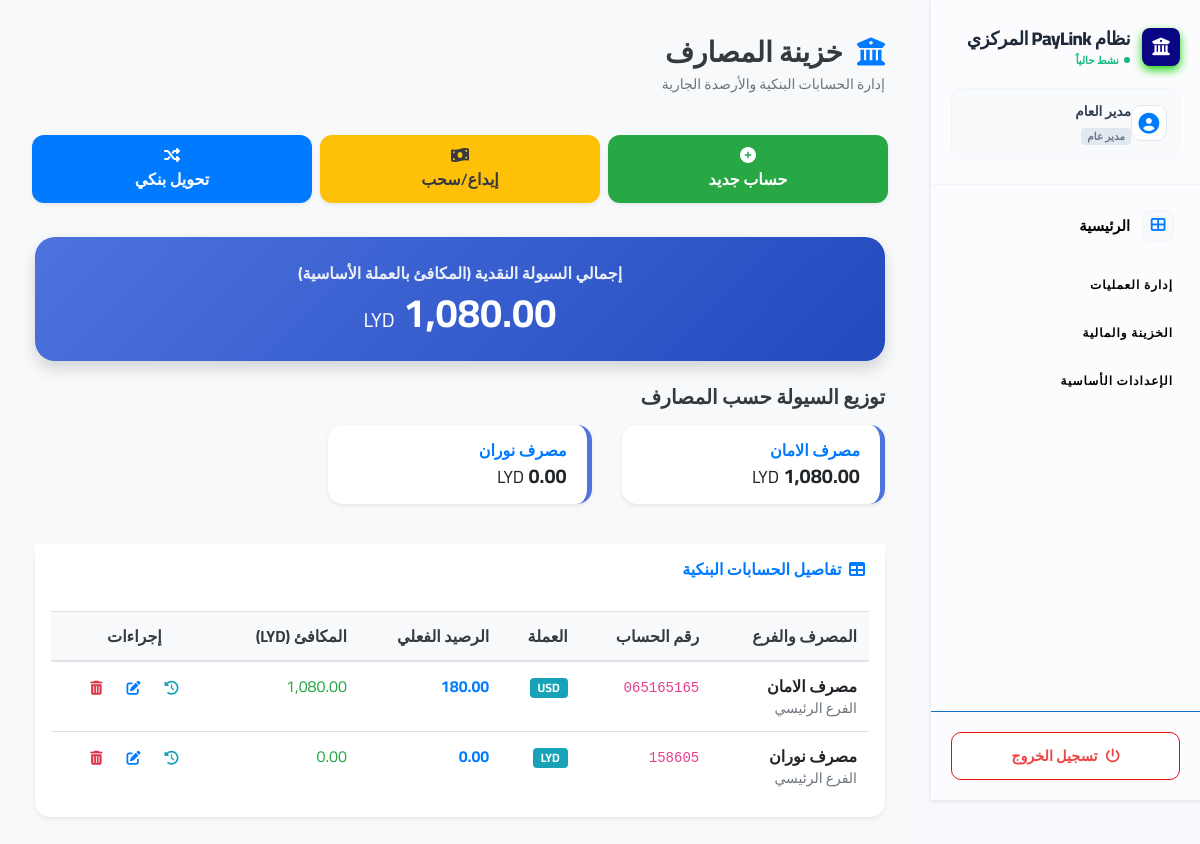
/company_treasury.php (signed in), run on the app's committed database.
### tables this page shows
CREATE TABLE `currencies` (
  `id` int(11) NOT NULL,
  `currency_code` varchar(10) NOT NULL,
  `currency_name` varchar(100) NOT NULL,
  `currency_name_ar` varchar(100) NOT NULL,
  `symbol` varchar(10) DEFAULT NULL,
  `is_base_currency` tinyint(1) DEFAULT 0,
  `is_active` tinyint(1) DEFAULT 1,
  `created_at` timestamp NOT NULL DEFAULT current_timestamp(),
  `is_base` tinyint(1) NOT NULL DEFAULT 0
);

CREATE TABLE `company_bank_accounts` (
  `id` int(11) NOT NULL,
  `bank_name` varchar(100) NOT NULL COMMENT 'اسم المصرف',
  `account_number` varchar(50) NOT NULL COMMENT 'رقم الحساب البنكي للشركة',
  `currency_id` int(11) NOT NULL COMMENT 'ربط بجدول currencies لتحديد العملة',
  `branch_id` int(11) DEFAULT 0 COMMENT 'الفرع المسؤول عن هذا الحساب (0 للفرع الرئيسي/الادارة)',
  `current_balance` decimal(15,4) DEFAULT 0.0000 COMMENT 'الرصيد الحالي في هذا الحساب',
  `is_active` tinyint(1) NOT NULL DEFAULT 1,
  `last_updated` timestamp NOT NULL DEFAULT current_timestamp() ON UPDATE current_timestamp()
);

### company_treasury.php (the view, shortened to what this page needs)
<?php
require_once 'db_connect.php';
$base_currency = null;
$stmt_base = $conn->prepare("SELECT id, currency_code FROM currencies WHERE is_base = 1 LIMIT 1");
$stmt_base->execute();
$base_currency_query = $stmt_base->get_result();
if ($base_currency_query && $base_currency_query->num_rows > 0) {
    $base_currency = $base_currency_query->fetch_assoc();
} else {
    $error = "تنبيه: لم يتم تحديد عملة أساسية في النظام بعد.";
}
$accounts = [];
$accounts_sql = "
    SELECT cba.*, cy.currency_code, b.name AS branch_name
    FROM company_bank_accounts cba
    JOIN currencies cy ON cba.currency_id = cy.id
    LEFT JOIN branches b ON cba.branch_id = b.id
    WHERE cba.is_active = 1
    ORDER BY cba.bank_name, cy.currency_code";
$stmt_acc = $conn->prepare($accounts_sql);
$stmt_acc->execute();
$accounts_result = $stmt_acc->get_result();
while($row = $accounts_result->fetch_assoc()) { $accounts[] = $row; }
$rates = [];
if ($base_currency) {
    $stmt_rates = $conn->prepare("SELECT currency_code, buy_rate FROM exchange_rates");
    $stmt_rates->execute();
    $rates_query = $stmt_rates->get_result();
    while ($row = $rates_query->fetch_assoc()) { $rates[$row['currency_code']] = (float)$row['buy_rate']; }
}
$summary_by_bank = [];
$total_base_balance = 0;
$base_currency_code = $base_currency['currency_code'] ?? '';
foreach ($accounts as &$account) {
    $bank_name = $account['bank_name'];
    $current_balance = (float)$account['current_balance'];
    $currency_code = $account['currency_code'];
    $rate = ($currency_code === $base_currency_code) ? 1 : ($rates[$currency_code] ?? 0);
    $base_equivalent = $rate * $current_balance;
    $total_base_balance += $base_equivalent;
    if (!isset($summary_by_bank[$bank_name])) {
        $summary_by_bank[$bank_name] = ['total_accounts' => 0, 'total_base_balance' => 0];
    }
    $summary_by_bank[$bank_name]['total_accounts']++;
    $summary_by_bank[$bank_name]['total_base_balance'] += $base_equivalent;
}
include 'header.php';
?>
<div class="container-fluid py-3" dir="rtl text-right">
    <div class="row mb-4">
        <div class="col-12">
            <h1 class="h3 font-weight-bold text-dark mb-1"><i class="fas fa-university text-primary ml-2"></i> خزينة المصارف</h1>
            <p class="text-muted small">إدارة الحسابات البنكية والأرصدة الجارية</p>
        </div>
    </div>
    <div class="row mb-4 px-2 justify-content-center">
        <div class="col-6 col-md-4 px-1"><a href="add_company_account.php" class="btn btn-success btn-block btn-action-custom shadow-sm"><i class="fas fa-plus-circle d-block mb-1"></i> حساب جديد</a></div>
        <div class="col-6 col-md-4 px-1"><a href="record_bank_movement.php" class="btn btn-warning btn-block btn-action-custom shadow-sm text-dark"><i class="fas fa-money-bill-wave d-block mb-1"></i> إيداع/سحب</a></div>
        <div class="col-6 col-md-4 px-1"><a href="bank_transfer.php" class="btn btn-primary btn-block btn-action-custom shadow-sm"><i class="fas fa-random d-block mb-1"></i> تحويل بنكي</a></div>
    </div>
    <?php if ($base_currency): ?>
    <div class="row mb-4">
        <div class="col-12">
            <div class="card main-balance-card shadow">
                <div class="card-body py-4 text-center">
                    <div class="text-xs text-uppercase font-weight-bold mb-1" style="opacity: 0.9;">إجمالي السيولة النقدية (المكافئ بالعملة الأساسية)</div>
                    <div class="h1 mb-0 font-weight-bold"><?php echo number_format($total_base_balance, 2); ?> <small style="font-size: 0.5em;"><?php echo htmlspecialchars($base_currency_code); ?></small></div>
                </div>
            </div>
        </div>
    </div>
    <?php endif; ?>
    <h5 class="font-weight-bold text-dark mb-3">توزيع السيولة حسب المصارف</h5>
    <div class="row mb-4 text-right">
        <?php foreach ($summary_by_bank as $bank => $data): ?>
            <div class="col-12 col-md-4 mb-3">
                <div class="card summary-card shadow-sm border-right-primary" style="border-right: 5px solid var(--primary);">
                    <div class="card-body py-3">
                        <div class="font-weight-bold text-primary h6 mb-1"><?php echo htmlspecialchars($bank); ?></div>
                        <div class="h5 mb-0 font-weight-bold text-gray-800"><?php echo number_format($data['total_base_balance'], 2); ?> <span class="small"><?php echo $base_currency_code; ?></span></div>
                    </div>
                </div>
            </div>
        <?php endforeach; ?>
    </div>
    <div class="card shadow-sm border-0 mb-5" style="border-radius: 15px;">
        <div class="card-header bg-white py-3 border-0">
            <h6 class="m-0 font-weight-bold text-primary text-right"><i class="fas fa-table ml-1"></i> تفاصيل الحسابات البنكية</h6>
        </div>
        <div class="card-body p-0 p-md-3 text-right">
            <div class="table-responsive">
                <table class="table table-hover mb-0">
                    <thead class="bg-light text-dark">
                        <tr>
                            <th>المصرف والفرع</th>
                            <th>رقم الحساب</th>
                            <th>العملة</th>
                            <th>الرصيد الفعلي</th>
                            <?php if ($base_currency): ?><th>المكافئ (<?php echo $base_currency_code; ?>)</th><?php endif; ?>
                            <th class="text-center">إجراءات</th>
                        </tr>
                    </thead>
                    <tbody>
                        <?php foreach($accounts as $acc): ?>
                            <tr>
                                <td data-label="المصرف:">
                                    <div class="font-weight-bold"><?php echo htmlspecialchars($acc['bank_name']); ?></div>
                                    <div class="small text-muted"><?php echo htmlspecialchars($acc['branch_name'] ?? 'الفرع الرئيسي'); ?></div>
                                </td>
                                <td data-label="الحساب:"><code><?php echo htmlspecialchars($acc['account_number']); ?></code></td>
                                <td data-label="العملة:"><span class="badge badge-info px-2 py-1"><?php echo htmlspecialchars($acc['currency_code']); ?></span></td>
                                <td data-label="الرصيد:" class="text-primary font-weight-bold"><?php echo number_format($acc['current_balance'], 2); ?></td>
                                <?php if ($base_currency): ?>
                                    <td data-label="المكافئ:" class="text-success"><?php echo number_format($acc['base_equivalent'], 2); ?></td>
                                <?php endif; ?>
                                <td class="text-center">
                                    <div class="d-flex justify-content-center">
                                        <a href="bank_movements_log.php?account_id=<?php echo $acc['id']; ?>" class="btn btn-sm btn-outline-info mx-1 border-0" title="السجل"><i class="fas fa-history"></i></a>
                                        <a href="edit_bank_account.php?id=<?php echo $acc['id']; ?>" class="btn btn-sm btn-outline-primary mx-1 border-0" title="تعديل"><i class="fas fa-edit"></i></a>
                                        <a href="javascript:void(0);"
                                           onclick="if(confirm('هل أنت متأكد من حذف هذا الحساب؟ لا يمكن التراجع عن هذه الخطوة.')) window.location.href='company_treasury.php?delete_id=<?php echo $acc['id']; ?>';"
                                           class="btn btn-sm btn-outline-danger mx-1 border-0" title="حذف">
                                           <i class="fas fa-trash-alt"></i>
                                        </a>
                                    </div>
                                </td>
                            </tr>
                        <?php endforeach; ?>
                    </tbody>
                </table>
            </div>
        </div>
    </div>
</div>
<?php
include 'footer.php';
?>

### header.php (style rules this page uses)
:root { --light-bg: #f8f9fa; --primary-color: #007bff; }
body { font-family: 'Cairo', sans-serif; background-color: var(--light-bg); margin: 0; padding: 0; text-align: right; direction: rtl; overflow-x: hidden; }

### sidebar.php (style rules this page uses)
:root { --sb-bg: #ffffff90; --sb-accent: #0a0683; --sb-text: #000000; --sb-title: #000000; --sb-hover: #f8fafc; --sb-active-bg: #eff6ff; }

### company_treasury.php (style rules this page uses)
:root { --primary: #4e73df; --success: #1cc88a; --warning: #f6c23e; --info: #36b9cc; --danger: #e74a3b; --dark: #5a5c69; }
body { background-color: #f8f9fc; }
.summary-card { border-radius: 15px; border: none; transition: transform 0.2s; background: #fff; }
.main-balance-card { background: linear-gradient(135deg, #4e73df 0%, #224abe 100%); border-radius: 20px; border: none; color: #fff; }
.btn-action-custom { border-radius: 12px; font-weight: 600; padding: 12px; margin-bottom: 10px; border: none; box-shadow: 0 2px 4px rgba(0,0,0,0.1); transition: 0.2s; }

### data on the page
currencies: currency_code "LYD"
company_bank_accounts: bank_name "مصرف الامان", branch_name "الفرع الرئيسي", account_number "065165165", currency.currency_code "USD", current_balance "180.00", base_equivalent "1,080.00"
company_bank_accounts: bank_name "مصرف نوران", branch_name "الفرع الرئيسي", account_number "158605", currency.currency_code "LYD", current_balance "0.00", base_equivalent "0.00"

### other printed values
$display_name "نظام PayLink المركزي"
$user_full_name "مدير العام"
$raw_user_role "مدير عام"
__('Dashboard') "الرئيسية"
__('System Management') "إدارة العمليات"
__('Financial Management') "الخزينة والمالية"
__('System Settings') "الإعدادات الأساسية"
__('Logout') "تسجيل الخروج"
$total_base_balance "1,080.00"
$bank "مصرف الامان"
$data['total_base_balance'] "1,080.00"
$bank "مصرف نوران"
$data['total_base_balance'] "0.00"
